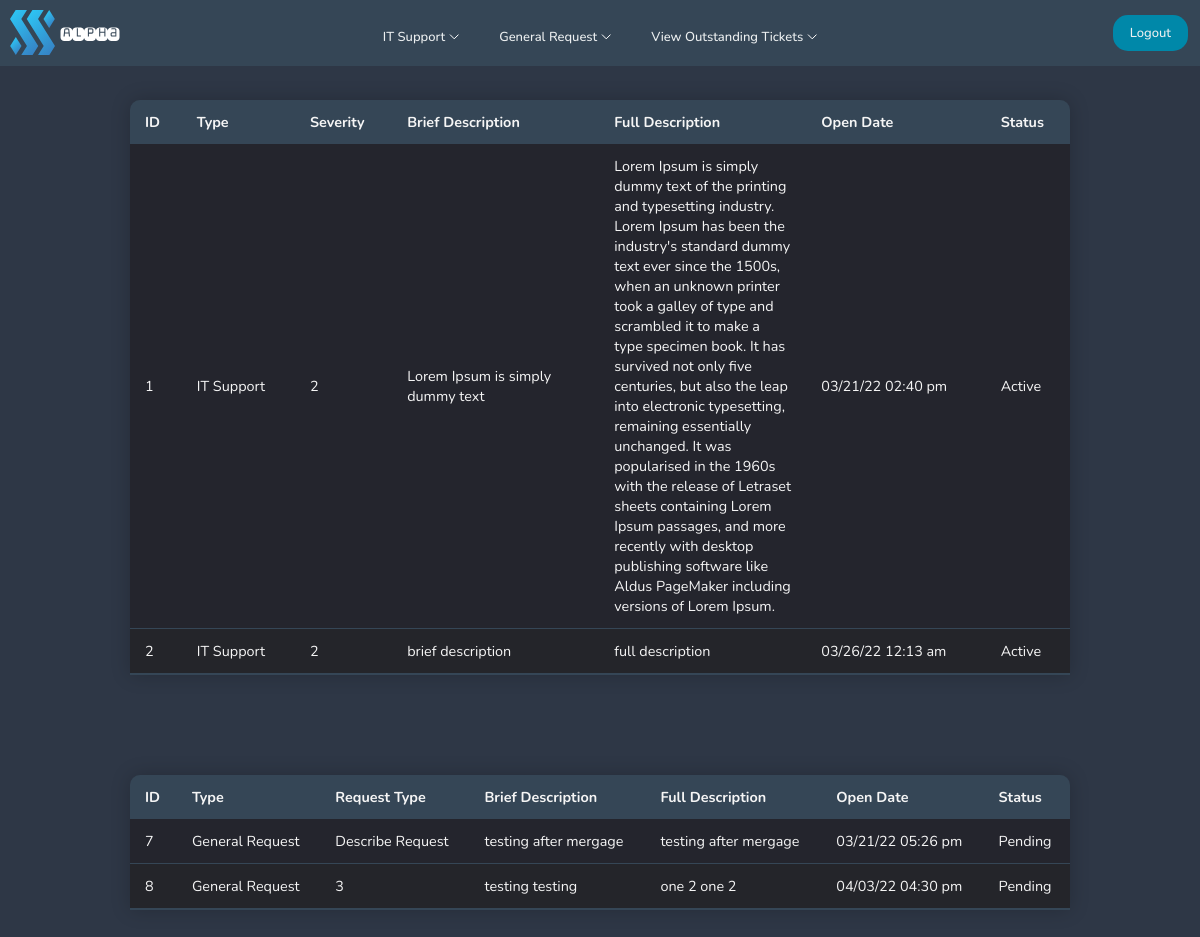
The page /pages/userviewticket.php (signed in) on the database as committed earlier.
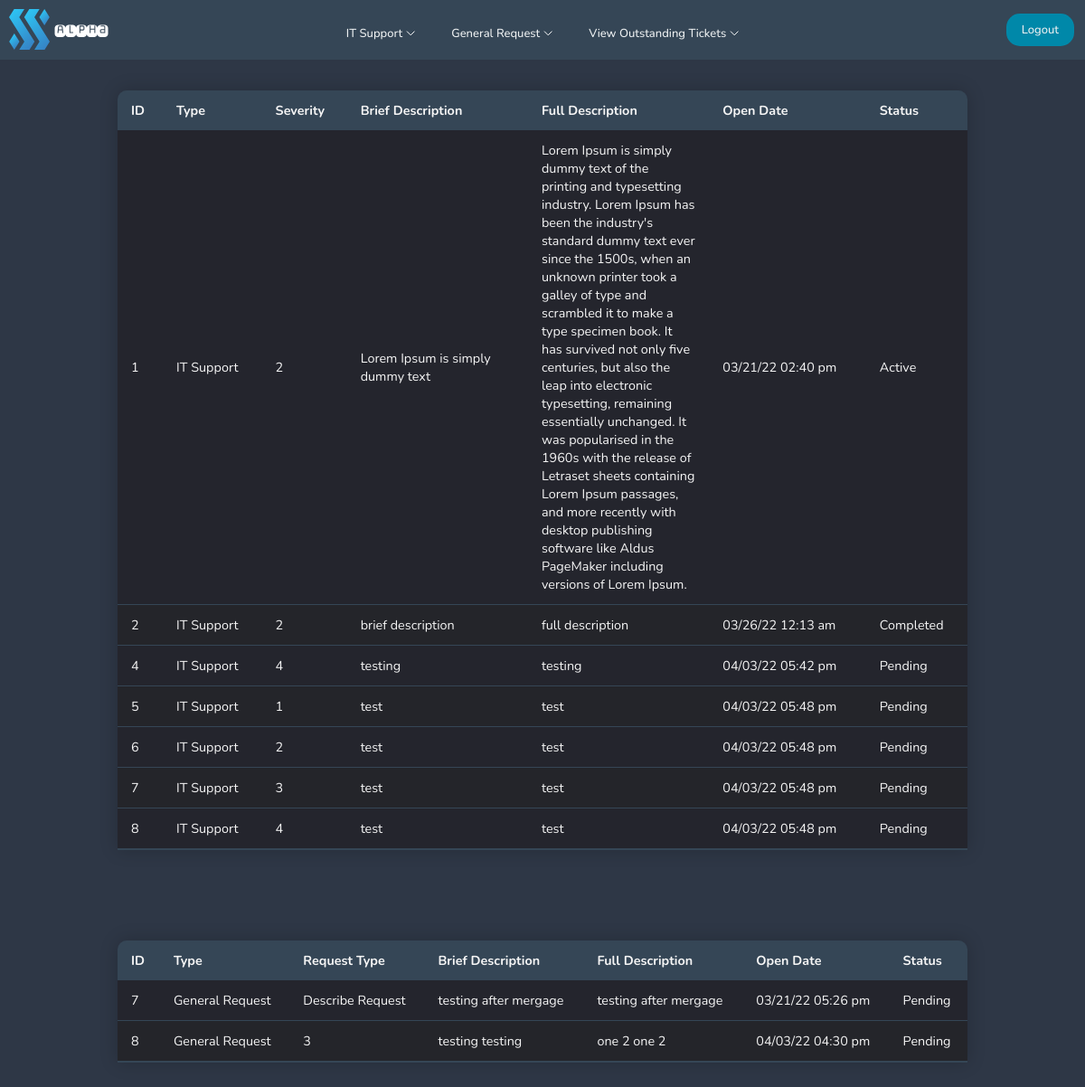
The same page on the database as committed later.
### tables this page shows
CREATE TABLE "itticket" (
	"id"	INTEGER,
	"user"	INTEGER,
	"type"	TEXT,
	"severity"	TEXT,
	"brief"	INTEGER,
	"full"	TEXT,
	"createdon"	TEXT,
	"status"	TEXT,
	"comment"	TEXT,
	"updatedon"	TEXT,
	PRIMARY KEY("id"),
	FOREIGN KEY("severity") REFERENCES "itsupportservices"("id")
);

CREATE TABLE "requestticket" (
	"id"	INTEGER,
	"type"	TEXT,
	"request"	TEXT,
	"brief"	TEXT,
	"full"	TEXT,
	"status"	TEXT,
	"createdon"	TEXT,
	PRIMARY KEY("id" AUTOINCREMENT)
);

### pages/userviewticket.php (the view, shortened to what this page needs)
<!DOCTYPE html>
<html lang="en">
<head>
    <?php include'../navigation/userdashnavbar.php';
    require ('../config/dbcon.php'); ?>
    <link rel="stylesheet" href="../navigation/userdashnavbar.css">
    <link rel="stylesheet" href="../css/usertickettable.css">
</head>
<body bgcolor="#2E3746">
<div class="full-screen-container">
    <?php
    $user = $_SESSION['id'];
    $query = "SELECT * FROM itticket where user = $user";
    $statement = $conn->prepare($query);
    $statement->execute();
    $statement->setFetchMode(PDO::FETCH_OBJ);
    $result = $statement->fetchAll();
    ?>
    <table class="ticket-table">
    <thead>
    <tr>
        <th>ID</th>
        <th>Type</th>
        <th>Severity</th>
        <th>Brief Description</th>
        <th>Full Description</th>
        <th> Open Date</th>
        <th>Status</th>
    </tr>
    </thead>
        <?php foreach($result as $data) { ?>
        <tr>
            <td><?= $data->id; ?> </td>
            <td><?= $data->type; ?> </td>
            <td><?= $data->severity; ?> </td>
            <td><?= $data->brief; ?> </td>
            <td><?= $data->full; ?> </td>
            <td><?= $data->createdon ?> </td>
            <td><?= $data->status; ?> </td>
        </tr>
        <?php
        }
        ?>
    </table>
    <?php
    $query = "SELECT * FROM requestticket";
    $statement = $conn->prepare($query);
    $statement->execute();
    $statement->setFetchMode(PDO::FETCH_OBJ);
    $result = $statement->fetchAll();
    ?>
    <table class="ticket-table" >
        <thead>
        <tr>
            <th>ID</th>
            <th>Type</th>
            <th>Request Type</th>
            <th>Brief Description</th>
            <th>Full Description</th>
            <th>Open Date</th>
            <th>Status</th>
        </tr>
        </thead>
        <?php foreach($result as $data) { ?>
            <tr>
                <td><?= $data->id; ?> </td>
                <td><?= $data->type; ?> </td>
                <td><?= $data->request; ?> </td>
                <td><?= $data->brief; ?> </td>
                <td><?= $data->full; ?> </td>
                <td><?= $data->createdon; ?> </td>
                <td><?= $data->status; ?> </td>
            </tr>
            <?php
        }
        ?>
    </table>
</div>
</body>
</html>

Rows that differ between the two databases and show on the page:
changed itticket "brief description": status "Active" → "Completed"
added itticket: id "4", type "IT Support", severity "4", brief "testing", full "testing", createdon "04/03/22 05:42 pm", status "Pending"
added itticket: id "5", type "IT Support", severity "1", brief "test", full "test", createdon "04/03/22 05:48 pm", status "Pending"
added itticket: id "6", type "IT Support", severity "2", brief "test", full "test", createdon "04/03/22 05:48 pm", status "Pending"
added itticket: id "7", type "IT Support", severity "3", brief "test", full "test", createdon "04/03/22 05:48 pm", status "Pending"
added itticket: id "8", type "IT Support", severity "4", brief "test", full "test", createdon "04/03/22 05:48 pm", status "Pending"
